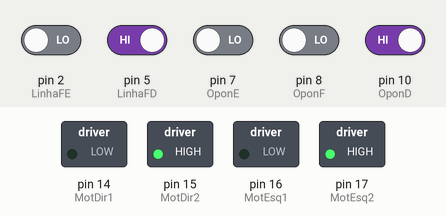
This sketch was run on a simulated Arduino Uno, built with avr-gcc and run on an emulated ATmega328P. Shown: switched loads named in the sketch (green lamp = pin HIGH). Inputs (shaded band) come from the test bench; at power-on: pin 5 (LinhaFD), pin 10 (OponD) HIGH, pin 2 (LinhaFE), pin 7 (OponE), pin 8 (OponF) LOW.

Above: at 6.3 s.
6.4 s: pin 2 (LinhaFE) driven HIGH
At 7.9 s:
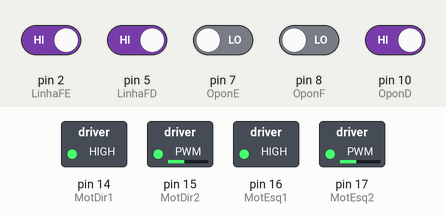
8.2 s: pin 5 (LinhaFD) driven LOW
At 9.1 s:
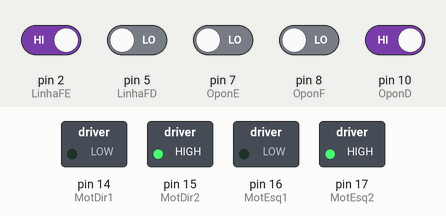
11.2 s: pin 5 (LinhaFD) driven HIGH
At 11.8 s:
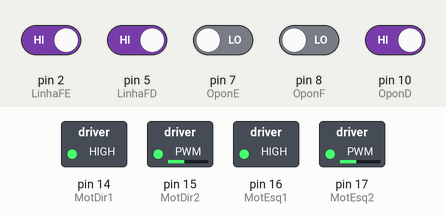
12.7 s: pin 8 (OponF) driven HIGH
At 13.7 s:
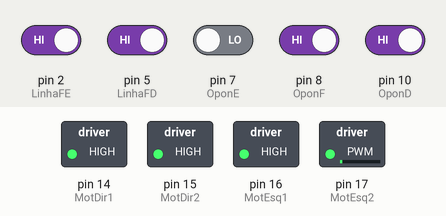
14.2 s: pin 10 (OponD) driven LOW
At 15.3 s:
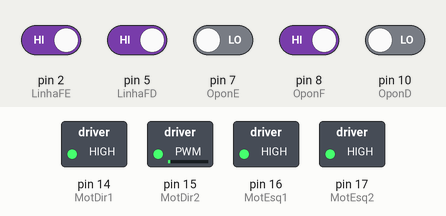
15.7 s: pin 2 (LinhaFE) driven LOW
At 16.6 s:
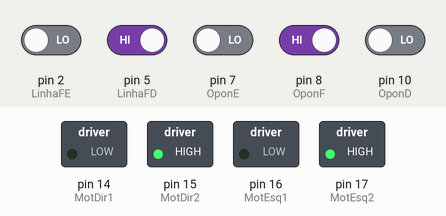
Timing chart, 0 to 18.7 s (numbered marks = the images above; inputs shaded):
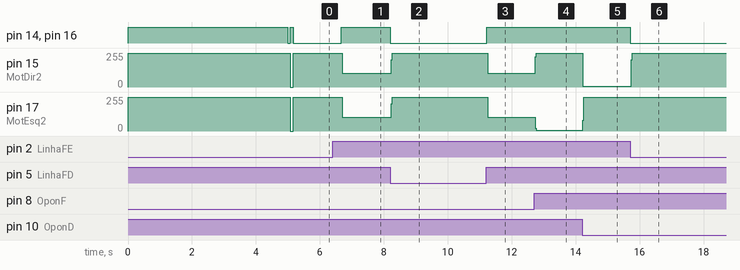

Measured:
- after the input at 6.4 s, pin 14 (MotDir1), pin 16 (MotEsq1): LOW → HIGH after 0.27 s; pin 15 (MotDir2), pin 17 (MotEsq2): 255/255 → 102/255 after 0.31 s
- after the input at 8.2 s, pin 14 (MotDir1), pin 16 (MotEsq1): HIGH → LOW at once; pin 15 (MotDir2), pin 17 (MotEsq2): 102/255 → 255/255 at once
- after the input at 11.2 s, pin 14 (MotDir1), pin 16 (MotEsq1): LOW → HIGH at once; pin 15 (MotDir2), pin 17 (MotEsq2): 255/255 → 102/255 after 0.05 s
- after the input at 12.7 s, pin 15 (MotDir2): 102/255 → 255/255 at once; pin 17 (MotEsq2): 102/255 → 4/255 at once
- after the input at 14.2 s, pin 15 (MotDir2): 255/255 → 4/255 at once; pin 17 (MotEsq2): 4/255 → 255/255 at once
- after the input at 15.7 s, pin 14 (MotDir1), pin 16 (MotEsq1): HIGH → LOW at once; pin 15 (MotDir2): 4/255 → 255/255 at once

The sketch:

Mandarim_v1.4.ino
```cpp
//Projeto Mandarim v1.4
//Data: 19/05/15
//Por: Diego Souza e Matheus Pereira


//Sensores de Linha
#define LinhaFE 2
#define LinhaTD 3
#define LinhaTE 4
#define LinhaFD 5

//Sensores de Oponente (Infra)
#define OponD 10
#define OponT 11
#define OponE 7
#define OponF 8

//Motores
#define MotDir1 14
#define MotDir2 15
#define MotEsq1 16
#define MotEsq2 17

int rec = 1000; //Tempo de Ré
int rot = 1300; //Tempo de Rotação

void setup() {

  pinMode(MotDir1, OUTPUT);  //Motor direita
  pinMode(MotDir2, OUTPUT);  //Motor direita
  pinMode(MotEsq1, OUTPUT);   //Motor esquerda
  pinMode(MotEsq2, OUTPUT);   //Motor esquerda

  pinMode(LinhaFE, INPUT);    //Sensor de arena frontal esquerda (Usando sensor binário)
  pinMode(LinhaFD, INPUT);    //Sensor de arena frontal direita (Usando sensor binário)
  pinMode(LinhaTD, INPUT);    //Sensor de arena trazeiro esquerdo(Usando sensor binário)
  pinMode(LinhaTE, INPUT);    //Sensor de arena trazeiro direito (Usando sensor binário)

  pinMode(OponD,   INPUT);    //Sensor do oponente lado direito (Usando sensor binário)
  pinMode(OponT,   INPUT);    //Sensor do oponente traseira (Usando sensor binário)
  pinMode(OponE,   INPUT);    //Sensor do oponente lado esquerdo (Usando sensor binário)
  pinMode(OponF,   INPUT);    //Sensor do oponente frente (Usando sensor binário)

  parar();
  delay(5000);
  re();
  delay(80);
  frente();
  delay(80);

}

void loop() {

  //Prioridade dos Sensores Frontais
  if(digitalRead(LinhaFD)==LOW || digitalRead(LinhaFE)==LOW){  //Teste Sensor Frontal
    parar();
    re();
    delay(500);
    for(int a=0;a<=rec;a++){
      if(digitalRead(OponD)==LOW||digitalRead(OponE)==LOW||digitalRead(OponT)==LOW){
        a=rec;
      }
      delay(1);
    }

    parar();

    for(int a=0;a<=rot;a++){
      esquerdaberta();
      if(digitalRead(OponD)==LOW||digitalRead(OponE)==LOW||digitalRead(OponT)==LOW||digitalRead(OponF)==LOW){
        a=rot;
      }
      delay(1);
    }

    parar();

    frente();
  }

/*==================================================================================================================*/

  else if(digitalRead(OponF)==LOW){  //Teste do Sensor de Oponente Frontal
    parar();
    frente();
    }

/*==============================================================================================================================================*/

  else if(digitalRead(OponD)==LOW){  //Teste do Sensor de Oponente Direito
    parar();

    for(int a=0;a<=rot;a++){
      esquerdaberta();
      if(digitalRead(OponF)==LOW||digitalRead(LinhaFE)==LOW||digitalRead(LinhaFD)==LOW||digitalRead(OponE)==LOW||digitalRead(OponT)==LOW){
        a=rot;
      }
      delay(1);
    }
  }

/*==============================================================================================================================================*/

  else if(digitalRead(OponE)==LOW){  //Teste do Sensor de Oponente Esquerdo
    parar();

    for(int a=0;a<=rot;a++){
      direitaberta();
      if(digitalRead(OponF)==LOW||digitalRead(LinhaFE)==LOW||digitalRead(LinhaFD)==LOW||digitalRead(OponE)==LOW||digitalRead(OponT)==LOW){
        a=rot;
      }
      delay(1);
    }
  }

/*==============================================================================================================================================*/

  else if(digitalRead(OponT)==LOW){  //Teste do Sensor de Oponente Traseiro
    parar();

    for(int a=0;a<=2*rot;a++){
      direitaberta();
      if(digitalRead(OponF)==LOW||digitalRead(LinhaFE)==LOW||digitalRead(LinhaFD)==LOW||digitalRead(OponE)==LOW||digitalRead(OponD)==LOW){
        a=2*rot;
      }
      delay(1);
    }
  }
  else giro();


}  //FIM DO LOOP ();

/*==============================================================================================================================================*/


//A função parar() desliga ambos motores
void parar(){
  digitalWrite(MotDir1, HIGH);
  digitalWrite(MotDir2, HIGH);
  digitalWrite(MotEsq1, HIGH);
  digitalWrite(MotEsq2, HIGH);
  delay(0.5);
}

// A função frente() liga ambos motores para a frente
void frente(){
  digitalWrite(MotDir1, HIGH);
  digitalWrite(MotDir2, LOW);
  digitalWrite(MotEsq1, HIGH);
  digitalWrite(MotEsq2, LOW);
}


// A função re() liga ambos motores para trás
void re(){
  digitalWrite(MotDir1, LOW);
  digitalWrite(MotDir2, HIGH);
  digitalWrite(MotEsq1, LOW);
  digitalWrite(MotEsq2, HIGH);
}

//Liga o motor da direita para frente e da esquerda para trás
void direita(){
  digitalWrite(MotDir1, LOW);
  digitalWrite(MotDir2, HIGH);
  digitalWrite(MotEsq1, HIGH);
  digitalWrite(MotEsq2, LOW);
}

//Liga o motor da esquerda para frente e da direita para trás
void esquerda(){
  digitalWrite(MotDir1, HIGH);
  digitalWrite(MotDir2, LOW);
  digitalWrite(MotEsq1, LOW);
  digitalWrite(MotEsq2, HIGH);
}

//Liga apenas o motor da esquerda pra frente
void esquerdaberta(){
  digitalWrite(MotDir1, HIGH);
  digitalWrite(MotDir2, LOW);
  digitalWrite(MotEsq1, HIGH);
  digitalWrite(MotEsq2, HIGH);
}

//Liga apenas o motor da direita pra frente
void direitaberta(){
  digitalWrite(MotDir1, HIGH);
  digitalWrite(MotDir2, HIGH);
  digitalWrite(MotEsq1, HIGH);
  digitalWrite(MotEsq2, LOW);
}
void giro(){
  frente();
  for(int a=0;a<=rot;a++){
    if(digitalRead(OponF) == LOW || digitalRead(OponD) == LOW || digitalRead(OponE) == LOW || digitalRead(OponT) == LOW){
      a=rot;
    }
    if(digitalRead(LinhaFD) == LOW || digitalRead(LinhaFE) == LOW){
      a=rot;
    }
    delay(1);
  }
  parar();
  direitaberta();
  for(int a=0;a<=rec/2;a++){
    if(digitalRead(OponF) == LOW || digitalRead(OponD) == LOW || digitalRead(OponE) == LOW || digitalRead(OponT) == LOW){
      a=rec/2;
    }
    if(digitalRead(LinhaFD) == LOW || digitalRead(LinhaFE) == LOW){
      a=rec/2;
    }
    delay(1);
  }
  parar();

}
```
